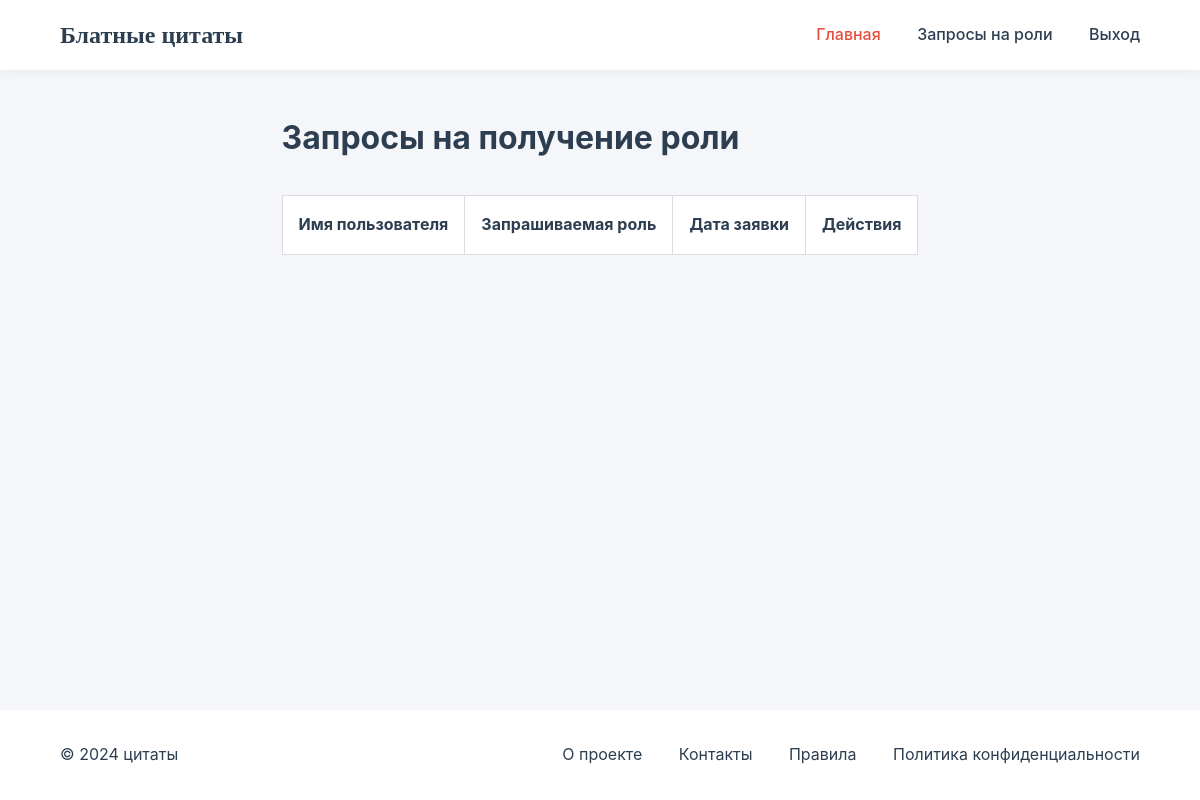
Page /admin/role_requests (signed in) on the earlier database version.
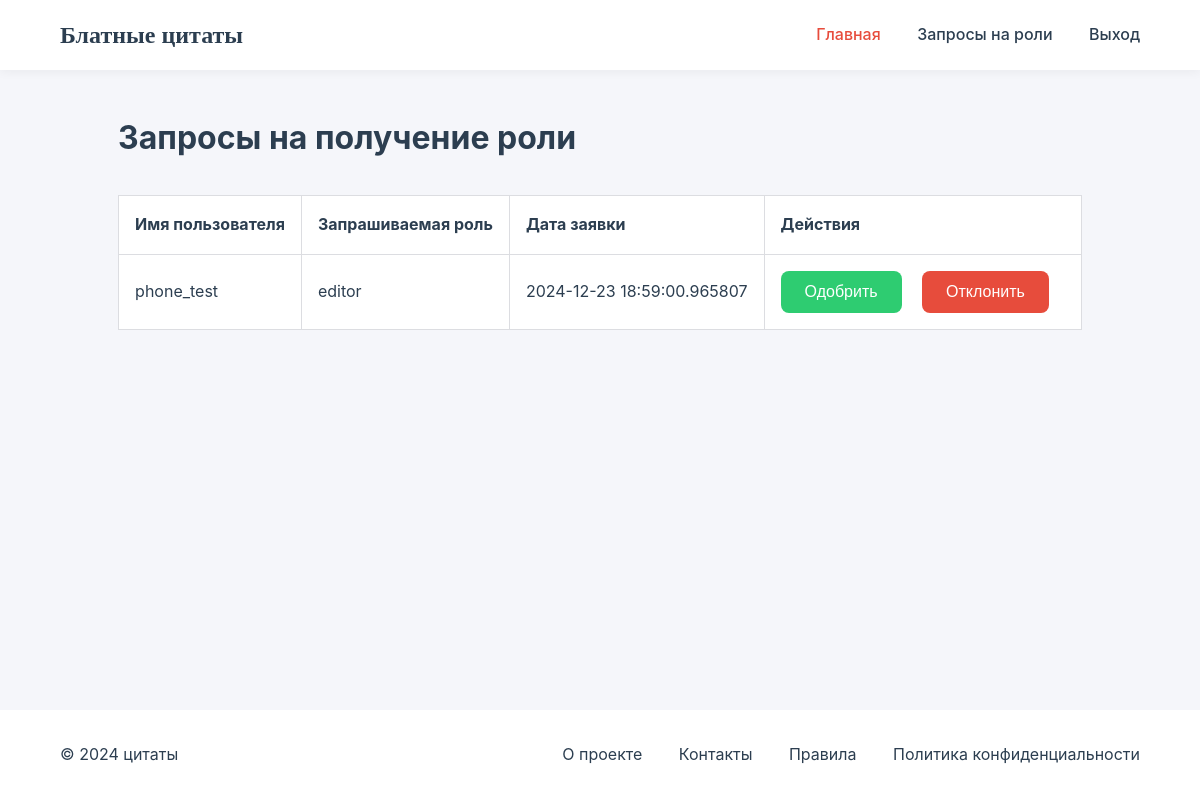
Same page on the later database version.
### app.py (models this page shows)
class RoleRequest(db.Model):
    id = db.Column(db.Integer, primary_key=True)
    user_id = db.Column(db.Integer, db.ForeignKey('user.id'), nullable=False)
    requested_role = db.Column(db.String(20), nullable=False, default='editor')
    status = db.Column(db.String(20), nullable=False, default='pending')
    created_at = db.Column(db.DateTime, default=datetime.utcnow)
    user = db.relationship('User', backref='role_requests')

class User(UserMixin, db.Model):
    id = db.Column(db.Integer, primary_key=True)
    username = db.Column(db.String(100), nullable=False, unique=True)
    email = db.Column(db.String(150), nullable=False, unique=True)
    password = db.Column(db.String(200), nullable=False)
    role = db.Column(db.String(20), default='user')
    date_registered = db.Column(db.DateTime, default=datetime.utcnow)
    liked_quotes = db.relationship('UserLikes', back_populates='user_like', lazy='dynamic')

### app.py (the view)
@app.route('/admin/role_requests', methods=['GET'])
def role_requests():
    if 'user_role' not in session or session['user_role'] != 'admin':
        flash('Доступ запрещён. Требуется роль администратора.', 'danger')
        return redirect(url_for('profile'))
    requests = RoleRequest.query.filter_by(status='pending').all()
    return render_template('role_requests.html', requests=requests)

### app.py (called while the page is built)
@login_manager.user_loader
def load_user(user_id):
    return User.query.get(int(user_id))

### templates/role_requests.html (shortened to what this page needs)
<!DOCTYPE html>
<html lang="ru">
<head>
    <link rel="stylesheet" href="{{ url_for('static', filename='role.css') }}">
</head>
<body>
    <header>
        <nav class="navbar">
            <div class="logo">Блатные цитаты</div>
            <div class="nav-links">
                <a href="{{ url_for('home') }}" class="active">Главная</a>
                {% if session.get('user_role') == 'admin' %}
                <a href="{{ url_for('role_requests') }}">Запросы на роли</a>
                {% endif %}
                <a href="{{ url_for('logout') }}">Выход</a>
            </div>
        </nav>
    </header>
    <main>
        <h1>Запросы на получение роли</h1>
        <table class="requests-table">
            <thead>
                <tr>
                    <th>Имя пользователя</th>
                    <th>Запрашиваемая роль</th>
                    <th>Дата заявки</th>
                    <th>Действия</th>
                </tr>
            </thead>
            <tbody>
                {% for request in requests %}
                <tr>
                    <td>{{ request.user.username }}</td>
                    <td>{{ request.requested_role }}</td>
                    <td>{{ request.created_at }}</td>
                    <td>
                        <form action="{{ url_for('approve_request', request_id=request.id) }}" method="post" class="action-form">
                            <button type="submit" class="approve-button">Одобрить</button>
                        </form>
                        <form action="{{ url_for('reject_request', request_id=request.id) }}" method="post" class="action-form">
                            <button type="submit" class="reject-button">Отклонить</button>
                        </form>
                    </td>
                </tr>
                {% endfor %}
            </tbody>
        </table>
    </main>
    <footer>
        <div class="footer-content">
            <p>&copy; 2024 цитаты</p>
            <div class="footer-links">
                <a href="info_project">О проекте</a>
                <a href="contact">Контакты</a>
                <a href="rules">Правила</a>
                <a href="musarskoe">Политика конфиденциальности</a>
            </div>
        </div>
    </footer>
</body>
</html>

Differences in the rows shown:
added RoleRequest: user.username "phone_test", requested_role "editor", created_at "2024-12-23 18:59:00.965807"
